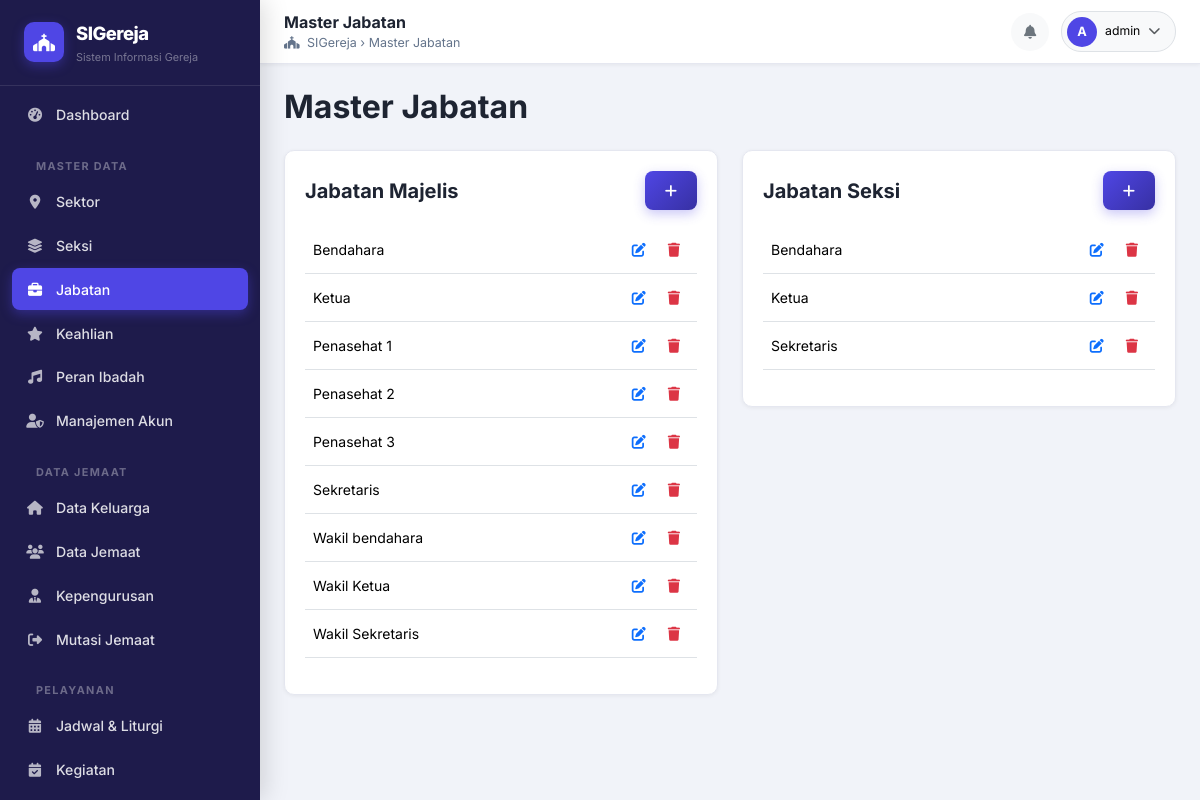
The app's page /pages/admin/master_jabatan.php (signed in) with its own data.
### tables this page shows
CREATE TABLE `tblJabatanMajelis` (
  `id_jabatan` INT AUTO_INCREMENT PRIMARY KEY,
  `nama_jabatan` VARCHAR(100) NOT NULL
);

CREATE TABLE `tblJabatanSeksi` (
  `id_jabatan` INT AUTO_INCREMENT PRIMARY KEY,
  `nama_jabatan` VARCHAR(100) NOT NULL
);

### pages/admin/master_jabatan.php (the view, shortened to what this page needs)
<?php
require_once '../../includes/admin_header.php';
$jabatanMajelis = $pdo->query("SELECT * FROM tblJabatanMajelis ORDER BY nama_jabatan")->fetchAll();
$jabatanSeksi = $pdo->query("SELECT * FROM tblJabatanSeksi ORDER BY nama_jabatan")->fetchAll();
?>
<div class="d-flex justify-content-between align-items-center mb-4">
    <h2 class="fw-bold mb-0">Master Jabatan</h2>
</div>
<div class="row">
    <div class="col-md-6">
        <div class="glass-card-admin">
            <div class="d-flex justify-content-between align-items-center mb-3">
                <h5 class="fw-bold m-0">Jabatan Majelis</h5>
                <button class="btn btn-sm btn-primary-custom" data-bs-toggle="modal" data-bs-target="#addMajelisModal"><i class="fas fa-plus"></i></button>
            </div>
            <table class="table table-hover align-middle">
                <tbody>
                    <?php foreach ($jabatanMajelis as $jab): ?>
                    <tr>
                        <td><?= htmlspecialchars($jab['nama_jabatan']) ?></td>
                        <td class="text-end">
                            <button class="btn btn-sm text-primary" data-bs-toggle="modal" data-bs-target="#editMajelisModal<?= $jab['id_jabatan'] ?>"><i class="fas fa-edit"></i></button>
                            <button class="btn btn-sm text-danger" data-bs-toggle="modal" data-bs-target="#deleteMajelisModal<?= $jab['id_jabatan'] ?>"><i class="fas fa-trash"></i></button>
                        </td>
                    </tr>
                    <?php endforeach; ?>
                </tbody>
            </table>
        </div>
    </div>
    <div class="col-md-6">
        <div class="glass-card-admin">
            <div class="d-flex justify-content-between align-items-center mb-3">
                <h5 class="fw-bold m-0">Jabatan Seksi</h5>
                <button class="btn btn-sm btn-primary-custom" data-bs-toggle="modal" data-bs-target="#addSeksiModal"><i class="fas fa-plus"></i></button>
            </div>
            <table class="table table-hover align-middle">
                <tbody>
                    <?php foreach ($jabatanSeksi as $jab): ?>
                    <tr>
                        <td><?= htmlspecialchars($jab['nama_jabatan']) ?></td>
                        <td class="text-end">
                            <button class="btn btn-sm text-primary" data-bs-toggle="modal" data-bs-target="#editSeksiModal<?= $jab['id_jabatan'] ?>"><i class="fas fa-edit"></i></button>
                            <button class="btn btn-sm text-danger" data-bs-toggle="modal" data-bs-target="#deleteSeksiModal<?= $jab['id_jabatan'] ?>"><i class="fas fa-trash"></i></button>
                        </td>
                    </tr>
                    <?php endforeach; ?>
                </tbody>
            </table>
        </div>
    </div>
</div>
<?php require_once '../../includes/admin_footer.php'; ?>

### includes/admin_header.php (shortened to what this page needs)
<!DOCTYPE html>
<html lang="id">
<head>
    <link href="https://cdn.jsdelivr.net/npm/bootstrap@5.3.3/dist/css/bootstrap.min.css" rel="stylesheet">
    <link rel="stylesheet" href="https://cdnjs.cloudflare.com/ajax/libs/font-awesome/6.5.0/css/all.min.css">
    <link rel="stylesheet" href="../../assets/css/admin.css">
</head>
<body>
<div class="wrapper">
    <?php include __DIR__ . '/admin_sidebar.php'; ?>
    <div class="main-content">
        <?php include __DIR__ . '/admin_topbar.php'; ?>
        <div class="content-area fade-in">

### includes/admin_sidebar.php (shortened to what this page needs)
<?php
$current_page = basename($_SERVER['PHP_SELF']);
$role = $_SESSION['role'] ?? '';
$is_super = in_array($role, ['Super Admin', 'Admin Sistem']);
$is_sekretaris = in_array($role, ['Super Admin', 'Admin Sistem', 'Sekretaris']);
?>
<aside class="sidebar">
    <a href="dashboard.php" class="sidebar-brand text-decoration-none">
        <div class="brand-icon"><i class="fas fa-church"></i></div>
        <div>
            <div class="brand-name">SIGereja</div>
            <div class="brand-sub">Sistem Informasi Gereja</div>
        </div>
    </a>
    <ul class="sidebar-nav">
        <li><a href="dashboard.php" class="<?= $current_page === 'dashboard.php' ? 'active' : '' ?>">
            <span class="nav-icon"><i class="fas fa-tachometer-alt"></i></span> Dashboard
        </a></li>
        <?php if ($is_sekretaris): ?>
        <li class="nav-section-title">Master Data</li>
        <li><a href="master_sektor.php" class="<?= $current_page === 'master_sektor.php' ? 'active' : '' ?>">
            <span class="nav-icon"><i class="fas fa-map-marker-alt"></i></span> Sektor
        </a></li>
        <li><a href="master_seksi.php" class="<?= $current_page === 'master_seksi.php' ? 'active' : '' ?>">
            <span class="nav-icon"><i class="fas fa-layer-group"></i></span> Seksi
        </a></li>
        <li><a href="master_jabatan.php" class="<?= $current_page === 'master_jabatan.php' ? 'active' : '' ?>">
            <span class="nav-icon"><i class="fas fa-briefcase"></i></span> Jabatan
        </a></li>
        <li><a href="master_keahlian.php" class="<?= $current_page === 'master_keahlian.php' ? 'active' : '' ?>">
            <span class="nav-icon"><i class="fas fa-star"></i></span> Keahlian
        </a></li>
        <li><a href="master_peran_ibadah.php" class="<?= $current_page === 'master_peran_ibadah.php' ? 'active' : '' ?>">
            <span class="nav-icon"><i class="fas fa-music"></i></span> Peran Ibadah
        </a></li>
        <?php if ($is_super): ?>
        <li><a href="users.php" class="<?= $current_page === 'users.php' ? 'active' : '' ?>">
            <span class="nav-icon"><i class="fas fa-user-shield"></i></span> Manajemen Akun
        </a></li>
        <?php endif; ?>
        <?php endif; ?>
        <li class="nav-section-title">Data Jemaat</li>
        <li><a href="keluarga.php" class="<?= in_array($current_page, ['keluarga.php','keluarga_detail.php','keluarga_add.php']) ? 'active' : '' ?>">
            <span class="nav-icon"><i class="fas fa-home"></i></span> Data Keluarga
        </a></li>
        <li><a href="jemaat.php" class="<?= in_array($current_page, ['jemaat.php','jemaat_view.php','jemaat_edit.php']) ? 'active' : '' ?>">
            <span class="nav-icon"><i class="fas fa-users"></i></span> Data Jemaat
        </a></li>
        <li><a href="pengurus.php" class="<?= $current_page === 'pengurus.php' ? 'active' : '' ?>">
            <span class="nav-icon"><i class="fas fa-user-tie"></i></span> Kepengurusan
        </a></li>
        <li><a href="mutasi.php" class="<?= $current_page === 'mutasi.php' ? 'active' : '' ?>">
            <span class="nav-icon"><i class="fas fa-sign-out-alt"></i></span> Mutasi Jemaat
        </a></li>
        <li class="nav-section-title">Pelayanan</li>
        <li><a href="jadwal.php" class="<?= in_array($current_page, ['jadwal.php','jadwal_detail.php']) ? 'active' : '' ?>">
            <span class="nav-icon"><i class="fas fa-calendar-alt"></i></span> Jadwal & Liturgi
        </a></li>
        <li><a href="kegiatan.php" class="<?= $current_page === 'kegiatan.php' ? 'active' : '' ?>">
            <span class="nav-icon"><i class="fas fa-calendar-check"></i></span> Kegiatan
        </a></li>
        <li><a href="pendaftaran.php" class="<?= $current_page === 'pendaftaran.php' ? 'active' : '' ?>">
        </a></li>
    </ul>
</aside>

### includes/admin_topbar.php (shortened to what this page needs)
<?php
$page_titles = [
    'dashboard.php'          => 'Dashboard',
    'jemaat.php'             => 'Data Jemaat',
    'jemaat_view.php'        => 'Detail Jemaat',
    'jemaat_edit.php'        => 'Edit Jemaat',
    'keluarga.php'           => 'Data Keluarga',
    'keluarga_detail.php'    => 'Detail Keluarga',
    'keluarga_add.php'       => 'Tambah Keluarga Baru',
    'pengurus.php'           => 'Kepengurusan',
    'mutasi.php'             => 'Mutasi Jemaat',
    'jadwal.php'             => 'Jadwal & Liturgi',
    'jadwal_detail.php'      => 'Detail Jadwal',
    'kegiatan.php'           => 'Kegiatan',
    'pendaftaran.php'        => 'Pendaftaran Sakramen',
    'warta.php'              => 'Warta Jemaat',
    'users.php'              => 'Manajemen Akun',
    'master_sektor.php'      => 'Master Sektor',
    'master_seksi.php'       => 'Master Seksi',
    'master_jabatan.php'     => 'Master Jabatan',
    'master_keahlian.php'    => 'Master Keahlian',
    'master_peran_ibadah.php'=> 'Master Peran Ibadah',
];
$current_page = basename($_SERVER['PHP_SELF']);
$page_title   = $page_titles[$current_page] ?? 'Admin Panel';
?>
<header class="topbar">
    <div class="topbar-left">
        <div>
            <div class="topbar-title"><?= htmlspecialchars($page_title) ?></div>
            <div class="topbar-breadcrumb">
                <i class="fas fa-church me-1"></i> SIGereja &rsaquo; <?= htmlspecialchars($page_title) ?>
            </div>
        </div>
    </div>
    <div class="topbar-right">
        <div class="dropdown notif-wrapper">
            <button class="btn btn-sm btn-light border-0 position-relative" data-bs-toggle="dropdown" id="notifBell" aria-expanded="false" style="width:38px;height:38px;border-radius:50%;padding:0;">
                <i class="fas fa-bell text-secondary"></i>
            </button>
        </div>
        <div class="dropdown">
            <button class="btn btn-sm btn-light border d-flex align-items-center gap-2" data-bs-toggle="dropdown" style="border-radius:20px;padding:0.3rem 0.9rem 0.3rem 0.3rem;">
                <div style="width:30px;height:30px;background:var(--alt-primary);border-radius:50%;display:flex;align-items:center;justify-content:center;color:#fff;font-size:0.8rem;font-weight:700;">
                    <?= strtoupper(substr($_SESSION['username'] ?? 'A', 0, 1)) ?>
                </div>
                <span class="small fw-600 d-none d-md-inline"><?= htmlspecialchars($_SESSION['username'] ?? '') ?></span>
                <i class="fas fa-chevron-down small text-muted"></i>
            </button>
        </div>
    </div>
</header>

### includes/admin_footer.php (shortened to what this page needs)
        </div>
    </div>
</div>
</body>
</html>

### assets/css/admin.css (style rules this page uses)
:root { --alt-primary: #4f46e5; --alt-primary-dk: #3730a3; --alt-accent: #f59e0b; --alt-success: #10b981; --alt-danger: #ef4444; --alt-warning: #f59e0b; --alt-info: #3b82f6; --alt-sidebar-bg: #1e1b4b; --alt-sidebar-txt: rgba(255, 255, 255, 0.85); --alt-sidebar-act: rgba(255, 255, 255, 0.12); --alt-body-bg: #f1f3f9; --alt-card-bg: #ffffff; --alt-border: #e5e7f0; --alt-text: #1e2432; --alt-muted: #64748b; --radius: 10px; --shadow-sm: 0 1px 4px rgba(0, 0, 0, 0.06); --shadow-md: 0 4px 16px rgba(0, 0, 0, 0.08); --shadow-lg: 0 8px 32px rgba(0, 0, 0, 0.10); --transition: all 0.25s ease; }
*, *::before, *::after { box-sizing: border-box; margin: 0; padding: 0; }
body { font-family: 'Inter', sans-serif; background-color: var(--alt-body-bg); color: var(--alt-text); font-size: 0.93rem; }
.wrapper { display: flex; min-height: 100vh; }
.sidebar { width: 260px; min-height: 100vh; background: var(--alt-sidebar-bg); color: var(--alt-sidebar-txt); display: flex; flex-direction: column; transition: var(--transition); position: fixed; top: 0; left: 0; bottom: 0; z-index: 100; overflow-y: auto; box-shadow: 4px 0 24px rgba(0, 0, 0, 0.15); }
.sidebar-brand { padding: 1.25rem 1.5rem; display: flex; align-items: center; gap: 0.75rem; border-bottom: 1px solid rgba(255, 255, 255, 0.10); text-decoration: none; }
.sidebar-brand .brand-icon { width: 40px; height: 40px; background: var(--alt-primary); border-radius: 10px; display: flex; align-items: center; justify-content: center; font-size: 1.1rem; color: #fff; flex-shrink: 0; box-shadow: 0 4px 12px rgba(79, 70, 229, 0.4); }
.sidebar-brand .brand-name { font-size: 1.15rem; font-weight: 800; color: #fff; letter-spacing: -0.5px; }
.sidebar-brand .brand-sub { font-size: 0.68rem; color: rgba(255, 255, 255, 0.4); margin-top: 1px; }
.nav-section-title { font-size: 0.68rem; font-weight: 700; text-transform: uppercase; letter-spacing: 0.12em; color: rgba(255, 255, 255, 0.35); padding: 1.25rem 1.5rem 0.4rem; }
.sidebar-nav { list-style: none; padding: 0.5rem 0.75rem; flex: 1; }
.sidebar-nav li a { display: flex; align-items: center; gap: 0.75rem; padding: 0.65rem 0.875rem; border-radius: 8px; color: var(--alt-sidebar-txt); text-decoration: none; font-weight: 500; font-size: 0.88rem; transition: var(--transition); margin-bottom: 2px; }
.sidebar-nav li a.active { background: var(--alt-primary); color: #fff; box-shadow: 0 4px 12px rgba(79, 70, 229, 0.40); }
.sidebar-nav li a .nav-icon { width: 18px; text-align: center; opacity: 0.8; }
.sidebar-nav li a.active .nav-icon { opacity: 1; }
.main-content { margin-left: 260px; flex: 1; display: flex; flex-direction: column; min-height: 100vh; }
.topbar { background: #fff; height: 64px; display: flex; align-items: center; justify-content: space-between; padding: 0 1.5rem; border-bottom: 1px solid var(--alt-border); box-shadow: var(--shadow-sm); position: sticky; top: 0; z-index: 90; gap: 1rem; }
.topbar-left { display: flex; align-items: center; gap: 1rem; }
.topbar-right { display: flex; align-items: center; gap: 0.75rem; }
.topbar-title { font-size: 1rem; font-weight: 700; color: var(--alt-text); }
.topbar-breadcrumb { font-size: 0.78rem; color: var(--alt-muted); }
.content-area { padding: 1.5rem; flex: 1; }
.glass-card-admin { background: #fff; border-radius: var(--radius); border: 1px solid var(--alt-border); box-shadow: var(--shadow-sm); padding: 1.25rem; margin-bottom: 1.25rem; }
.table { font-size: 0.875rem; }
.btn-primary-custom { background: linear-gradient(135deg, var(--alt-primary), var(--alt-primary-dk)); color: #ffffff; border: none; border-radius: 8px; padding: 0.55rem 1.25rem; font-weight: 600; font-size: 0.875rem; box-shadow: 0 4px 12px rgba(79, 70, 229, 0.30); transition: var(--transition); }
.notif-wrapper { position: relative; display: inline-flex; }
.fade-in { animation: fadeIn 0.4s ease both; }

### records on screen
tbljabatanmajelis: nama_jabatan "Bendahara"
tbljabatanmajelis: nama_jabatan "Ketua"
tbljabatanmajelis: nama_jabatan "Penasehat 1"
tbljabatanmajelis: nama_jabatan "Penasehat 2"
tbljabatanmajelis: nama_jabatan "Penasehat 3"
tbljabatanmajelis: nama_jabatan "Sekretaris"
tbljabatanmajelis: nama_jabatan "Wakil bendahara"
tbljabatanmajelis: nama_jabatan "Wakil Ketua"
tbljabatanmajelis: nama_jabatan "Wakil Sekretaris"
tbljabatanseksi: nama_jabatan "Bendahara"
tbljabatanseksi: nama_jabatan "Ketua"
tbljabatanseksi: nama_jabatan "Sekretaris"

### other values on screen
$page_title "Master Jabatan"
substr($_SESSION['username'] ?? 'A', 0, 1) "A"
$_SESSION['username'] "admin"
